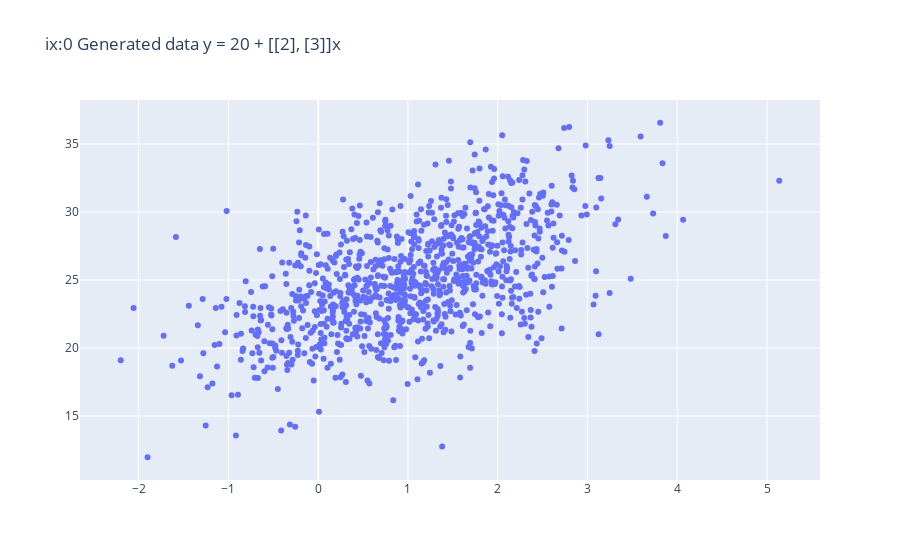
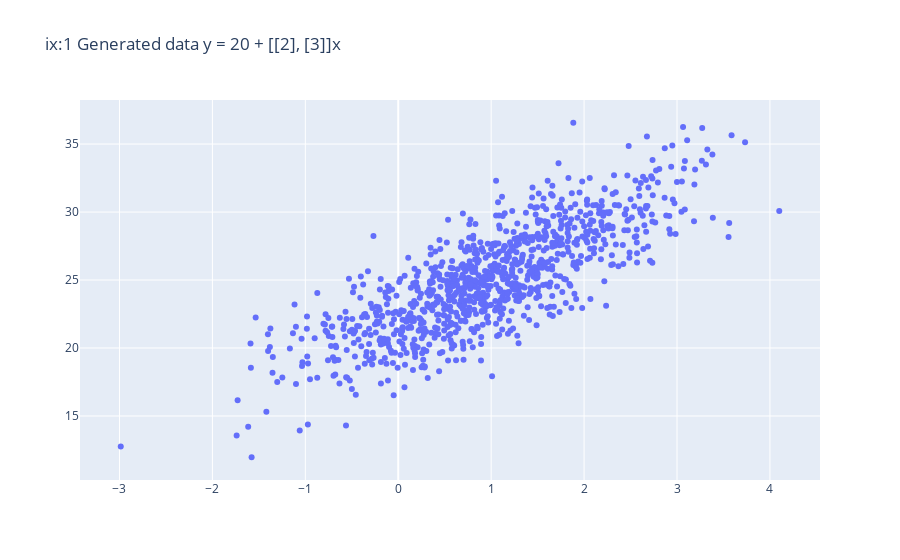

The cell these charts' notebook holds for them, in order:
### Markdown cell above
# Model with d=2

* We generate some data according to a simple linear regression model with 2 features.
* We fit a linear regression model to get intercept and weight parameters 
* We fit a Bayesian inference model and inspect the model parameters


## What do we expect?

* Linear regression parameters are close to those from the model used to generate the data 
* Bayes inference model also has parameters close to those from the model used to generate the data 

## What do we observe?

* Linear regression parameters ARE close to those used to generate the data
* Bayesian inference model regression parameters ARE NOT close to those used to generate the data !

## Explanation

Over to you Prerit Shah! :-)

### Code cell
# Model with d=2

W0 = 20
W = [[2],[3]]

data = generate_data(1000, W0, W)

x_train = data["x"]
y_train = data["y"]


model_lin_reg = train_linear_regression(x_train, y_train)
model_bayes = train_bayes_inference(x_train, y_train, len(W))

### Figure 1 — Plotly figure (JSON) as saved in the notebook; plotly's stock layout.template omitted (floating-point values rounded to 4 significant figures; data arrays with more than 128 entries replaced by an {"elided": "..."} marker saying what was removed)
{"data": [{"mode": "markers", "type": "scatter", "x": {"elided": "1000 float values"}, "y": {"elided": "1000 float values"}}], "layout": {"title": {"text": "ix:0 Generated data y = 20 + [[2], [3]]x"}}}

### Figure 2 — Plotly figure (JSON) as saved in the notebook; plotly's stock layout.template omitted (floating-point values rounded to 4 significant figures; data arrays with more than 128 entries replaced by an {"elided": "..."} marker saying what was removed)
{"data": [{"mode": "markers", "type": "scatter", "x": {"elided": "1000 float values"}, "y": {"elided": "1000 float values"}}], "layout": {"title": {"text": "ix:1 Generated data y = 20 + [[2], [3]]x"}}}
